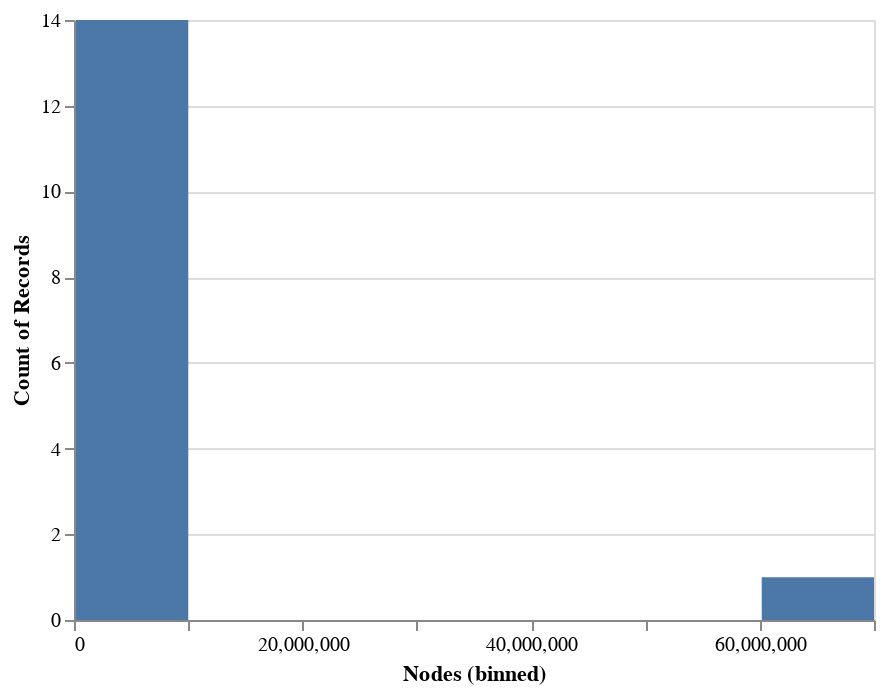

Write notebook code for a chart like this one.
### Code cell
alt.Chart(df[social_networks & unweighted & online & undirected]).mark_bar().encode(
    alt.X("Nodes:Q", bin=True),
    y='count()',
)

### Figure 1 — Vega-Lite specification as saved in the notebook (floating-point values rounded to 4 significant figures)
{"config": {"view": {"continuousWidth": 400, "continuousHeight": 300}}, "data": {"name": "data-7efc359649d8f2176bdb4e402cc925c1"}, "mark": "bar", "encoding": {"x": {"bin": true, "field": "Nodes", "type": "quantitative"}, "y": {"aggregate": "count", "type": "quantitative"}}, "$schema": "https://vega.github.io/schema/vega-lite/v4.17.0.json", "datasets": {"data-7efc359649d8f2176bdb4e402cc925c1": [{"Name": "douban", "Title": "Douban friendship network (2009)", "Nodes": 154908, "Edges": 327162, "$\\left<k\\right>$": 4.22, "$\\sigma_k$": 11.75, "$\\lambda_h$": 39.78, "$\\tau$": 103.6, "$r$": -0.18, "$c$": 0.01, "$\\oslash$": 9, "$S$": 1.0, "Kind": "Undirected", "Mode": "Unipartite", "$n$": 1, "Tags": "Social  Online  Unweighted"}, {"Name": "ego_social", "Title": "Ego networks in social media (2012)", "Nodes": 107614, "Edges": 12238285, "$\\left<k\\right>$": 227.4, "$\\sigma_k$": 581.5, "$\\lambda_h$": 1719.0, "$\\tau$": 110.6, "$r$": -0.08, "$c$": 0.15, "$\\oslash$": 6, "$S$": 1.0, "Kind": "Undirected", "Mode": "Unipartite", "$n$": 143, "Tags": "Social  Online  Unweighted  Metadata"}, {"Name": "facebook_friends", "Title": "Maier Facebook friends (2014)", "Nodes": 362, "Edges": 1988, "$\\left<k\\right>$": 10.98, "$\\sigma_k$": 10.83, "$\\lambda_h$": 23.3, "$\\tau$": 78.68, "$r$": 0.1, "$c$": 0.51, "$\\oslash$": 9, "$S$": 0.91, "Kind": "Undirected", "Mode": "Unipartite", "$n$": 1, "Tags": "Social  Online  Unweighted  Metadata"}, {"Name": "facebook_organizations", "Title": "Within-organization Facebook friendships (2013)", "Nodes": 5793, "Edges": 45266, "$\\left<k\\right>$": 15.63, "$\\sigma_k$": 30.36, "$\\lambda_h$": 56.27, "$\\tau$": 2931.0, "$r$": 0.18, "$c$": 0.31, "$\\oslash$": 16, "$S$": 1.0, "Kind": "Undirected", "Mode": "Unipartite", "$n$": 6, "Tags": "Social  Online  Unweighted  Metadata"}, {"Name": "flickr_groups", "Title": "OSN user groups (2007)", "Nodes": 499610, "Edges": 8545307, "$\\left<k\\right>$": 34.21, "$\\sigma_k$": 194.7, "$\\lambda_h$": 579.5, "$\\tau$": 207.9, "$r$": -0.09, "$c$": 0.0, "$\\oslash$": 18, "$S$": 0.94, "Kind": "Undirected", "Mode": "Bipartite", "$n$": 1, "Tags": "Social  Online  Unweighted"}, {"Name": "flixster", "Title": "Flixster friendship network (2009)", "Nodes": 2523386, "Edges": 7918801, "$\\left<k\\right>$": 6.28, "$\\sigma_k$": 36.64, "$\\lambda_h$": 145.7, "$\\tau$": 108.5, "$r$": -0.32, "$c$": 0.01, "$\\oslash$": 8, "$S$": 1.0, "Kind": "Undirected", "Mode": "Unipartite", "$n$": 1, "Tags": "Social  Online  Unweighted"}, {"Name": "foursquare", "Title": "Foursquare NYC restaurants (2012)", "Nodes": 6410, "Edges": 10377, "$\\left<k\\right>$": 3.24, "$\\sigma_k$": 5.67, "$\\lambda_h$": 9.47, "$\\tau$": 92.11, "$r$": -0.04, "$c$": 0.0, "$\\oslash$": 19, "$S$": 0.84, "Kind": "Undirected", "Mode": "Bipartite", "$n$": 2, "Tags": "Social  Online  Unweighted  Metadata"}, {"Name": "foursquare_friendships", "Title": "Foursquare global friendships (2013)", "Nodes": 114324, "Edges": 363704, "$\\left<k\\right>$": 6.36, "$\\sigma_k$": 13.59, "$\\lambda_h$": 79.68, "$\\tau$": 753.9, "$r$": 0.13, "$c$": 0.12, "$\\oslash$": 28, "$S$": 0.92, "Kind": "Undirected", "Mode": "Unipartite", "$n$": 2, "Tags": "Social  Online  Unweighted"}, {"Name": "foursquare_global", "Title": "Foursquare global check-ins (2013)", "Nodes": 3935215, "Edges": 22809624, "$\\left<k\\right>$": 11.59, "$\\sigma_k$": 62.44, "$\\lambda_h$": 163.1, "$\\tau$": 1017.0, "$r$": 0.02, "$c$": 0.0, "$\\oslash$": 14, "$S$": 1.0, "Kind": "Undirected", "Mode": "Bipartite", "$n$": 1, "Tags": "Social  Online  Unweighted  Metadata  Timestamps"}, {"Name": "hyves", "Title": "Hyves friendship network (2010)", "Nodes": 1402673, "Edges": 2777419, "$\\left<k\\right>$": 3.96, "$\\sigma_k$": 45.3, "$\\lambda_h$": 113.0, "$\\tau$": 47.91, "$r$": -0.02, "$c$": 0.0, "$\\oslash$": 10, "$S$": 1.0, "Kind": "Undirected", "Mode": "Unipartite", "$n$": 1, "Tags": "Social  Online  Unweighted"}, {"Name": "lastfm", "Title": "last.fm listening habits (2007)", "Nodes": 1085612, "Edges": 19150868, "$\\left<k\\right>$": 35.28, "$\\sigma_k$": 915.7, "$\\lambda_h$": 589.3, "$\\tau$": 11.34, "$r$": -0.44, "$c$": 0.0, "$\\oslash$": 6, "$S$": 1.0, "Kind": "Undirected", "Mode": "Bipartite", "$n$": 2, "Tags": "Social  Online  Unweighted"}, {"Name": "livemocha", "Title": "Livemocha friendship network (2010)", "Nodes": 104103, "Edges": 2193083, "$\\left<k\\right>$": 42.13, "$\\sigma_k$": 109.7, "$\\lambda_h$": 272.5, "$\\tau$": 9.08, "$r$": -0.15, "$c$": 0.01, "$\\oslash$": 6, "$S$": 1.0, "Kind": "Undirected", "Mode": "Unipartite", "$n$": 1, "Tags": "Social  Online  Unweighted"}, {"Name": "marker_cafe", "Title": "The Marker Cafe (2011)", "Nodes": 69413, "Edges": 1644849, "$\\left<k\\right>$": 47.39, "$\\sigma_k$": 176.6, "$\\lambda_h$": 465.8, "$\\tau$": 30.71, "$r$": -0.15, "$c$": 0.05, "$\\oslash$": 9, "$S$": 1.0, "Kind": "Undirected", "Mode": "Unipartite", "$n$": 1, "Tags": "Social  Online  Unweighted"}, {"Name": "petster", "Title": "Pet owner social networks (2016)", "Nodes": 623766, "Edges": 15699276, "$\\left<k\\right>$": 50.34, "$\\sigma_k$": 469.0, "$\\lambda_h$": 1189.0, "$\\tau$": 74410.0, "$r$": -0.09, "$c$": 0.03, "$\\oslash$": 15, "$S$": 0.96, "Kind": "Undirected", "Mode": "Unipartite", "$n$": 1, "Tags": "Social  Online  Unweighted"}, {"Name": "soc_net_comms", "Title": "Networks with group metadata", "Nodes": 65608366, "Edges": 1806067135, "$\\left<k\\right>$": 55.06, "$\\sigma_k$": 137.8, "$\\lambda_h$": 830.6, "$\\tau$": 2154.0, "$r$": 0.19, "$c$": 0.02, "$\\oslash$": 37, "$S$": 1.0, "Kind": "Undirected", "Mode": "Unipartite", "$n$": 6, "Tags": "Online  Social  Collaboration  Informational  Relatedness  Unweighted  Metadata"}]}}
